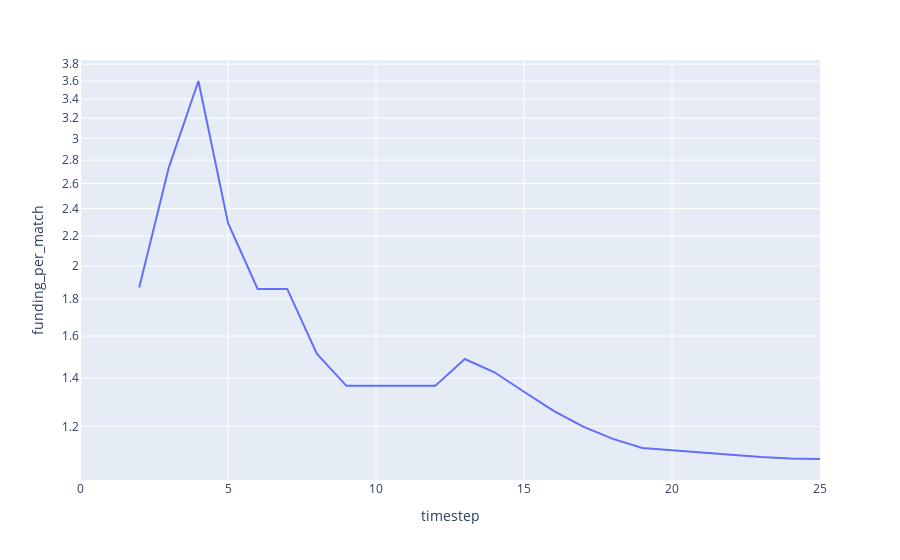

The notebook cell saved with this chart:
### Code cell
y = df.quadratic_total_funding / df.quadratic_total_match
y.name = 'funding_per_match'
px.line(y.reset_index(),
        x='timestep',
        y='funding_per_match',
        log_y=True)

### Figure 1 — Plotly figure (JSON) as saved in the notebook; plotly's stock layout.template omitted (floating-point values rounded to 4 significant figures)
{"data": [{"hovertemplate": "timestep=%{x}<br>funding_per_match=%{y}<extra></extra>", "legendgroup": "", "line": {"color": "#636efa", "dash": "solid"}, "mode": "lines", "name": "", "orientation": "v", "showlegend": false, "type": "scatter", "x": [0, 1, 2, 3, 4, 5, 6, 7, 8, 9, 10, 11, 12, 13, 14, 15, 16, 17, 18, 19, 20, 21, 22, 23, 24, 25], "xaxis": "x", "y": [null, null, 1.867, 2.735, 3.602, 2.293, 1.859, 1.859, 1.513, 1.365, 1.365, 1.365, 1.365, 1.487, 1.426, 1.34, 1.261, 1.199, 1.153, 1.12, 1.112, 1.102, 1.096, 1.088, 1.084, 1.082], "yaxis": "y"}], "layout": {"legend": {"tracegroupgap": 0}, "margin": {"t": 60}, "xaxis": {"anchor": "y", "domain": [0, 1], "title": {"text": "timestep"}}, "yaxis": {"anchor": "x", "domain": [0, 1], "title": {"text": "funding_per_match"}, "type": "log"}}}
